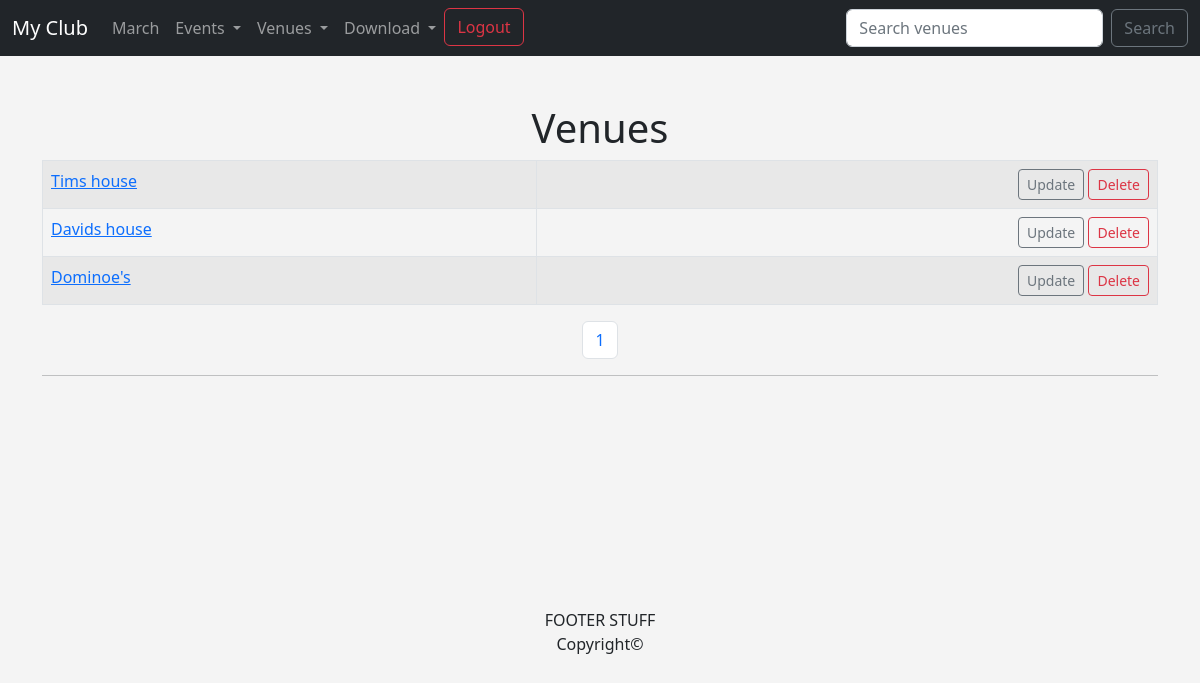
/list_venues/ (signed in), run on the app's committed database.
### events/models.py (models this page shows)
class Venue(models.Model):
    name = models.CharField('Event Name', max_length=120)
    address = models.CharField('Address', max_length=300)
    zip_code = models.CharField('Zip Code', max_length=10)
    phone = models.CharField('Contact Phone', blank=True, max_length=25)
    web = models.URLField('Website Address', blank=True)
    email_address = models.EmailField('Email Address', blank=True)
    owner = models.IntegerField('Venue Owner', blank=False, default=1)
    def __str__(self):
        return self.name

### events/views.py (the view)
# urls.py: path('list_venues/', views.list_venues, name='list_venues'),
def list_venues(request):
    venue_list = Venue.objects.all().order_by('name')
    p = Paginator(Venue.objects.all(), 4)
    page = request.GET.get('page')
    venues = p.get_page(page)
    nums = 'a' * venues.paginator.num_pages
    return render(request, 'events/venues.html', {'venue_list': venue_list, 'venues': venues, 'nums': nums})

### events/templates/events/venues.html (shortened to what this page needs)
{% extends 'events/base.html' %}
{% block content %}
<center>
<br>
<h1>Venues</h1>
<table class='table table-striped table-hover table-bordered'>
    {% for venue in venues %}
    <tr>
        <td><a href='{% url "show_venue" venue.id %}'>{{ venue }}</a><br/></td>
        {% if user.is_authenticated %}
        <td align='right'><a class='btn btn-outline-secondary btn-sm' href='{% url "update_venue" venue.id %}'>Update</a>
        <a class='btn btn-outline-danger btn-sm' href='{% url "delete_venue" venue.id %}'>Delete</a></td>
    </tr>
        {% endif %}
{% endfor %}
</table>
</center>
<center>
<nav aria-label="Page navigation example">
<ul class="pagination justify-content-center">
{% for i in nums %}
<li class='page-item'><a class='page-link' href='?page={{ forloop.counter }}'>{{ forloop.counter }}</a></li>
{% endfor %}
</ul>
</nav>
</center>
<hr>
{% endblock content %}

### events/templates/events/base.html (style rules this page uses)
body { background: #f4f4f4; }

### data on the page
Venue: name "Tims house"
Venue: name "Davids house"
Venue: name "Dominoe's"
